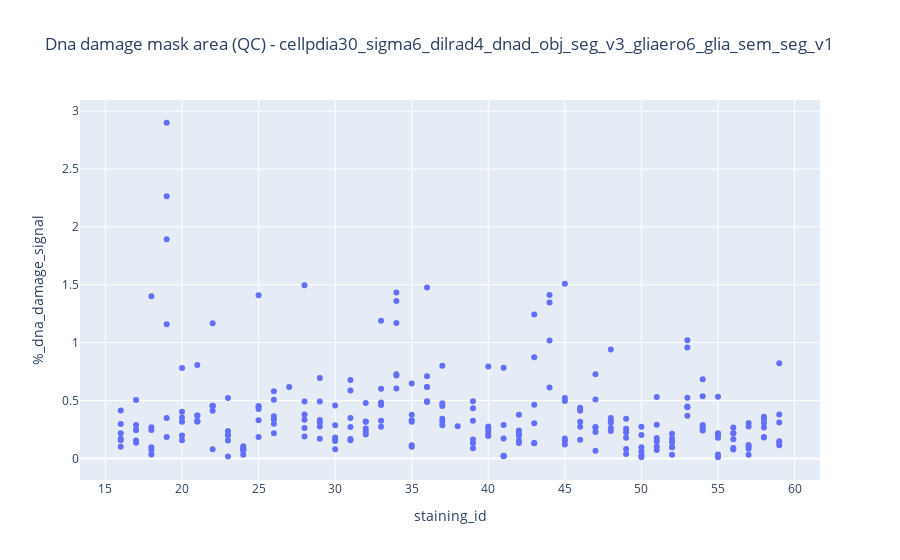

Write notebook code for a chart like this one.
### Code cell
# Create the plot
fig = px.scatter(df, x='staining_id', y='%_dna_damage_signal',
                 hover_data=['tissue_location','index'], title=f'Dna damage mask area (QC) - {title}')

# Show the plot
fig.show()

### Figure 1 — Plotly figure (JSON) as saved in the notebook; plotly's stock layout.template omitted (floating-point values rounded to 4 significant figures; data arrays with more than 128 entries replaced by an {"elided": "..."} marker saying what was removed)
{"data": [{"customdata": {"elided": "252x2 mixed values"}, "hovertemplate": "staining_id=%{x}<br>%_dna_damage_signal=%{y}<br>tissue_location=%{customdata[0]}<br>index=%{customdata[1]}<extra></extra>", "legendgroup": "", "marker": {"color": "#636efa", "symbol": "circle"}, "mode": "markers", "name": "", "orientation": "v", "showlegend": false, "type": "scatter", "x": {"elided": "252 int values"}, "xaxis": "x", "y": {"elided": "252 float values"}, "yaxis": "y"}], "layout": {"legend": {"tracegroupgap": 0}, "title": {"text": "Dna damage mask area (QC) - cellpdia30_sigma6_dilrad4_dnad_obj_seg_v3_gliaero6_glia_sem_seg_v1"}, "xaxis": {"anchor": "y", "domain": [0, 1], "title": {"text": "staining_id"}}, "yaxis": {"anchor": "x", "domain": [0, 1], "title": {"text": "%_dna_damage_signal"}}}}
